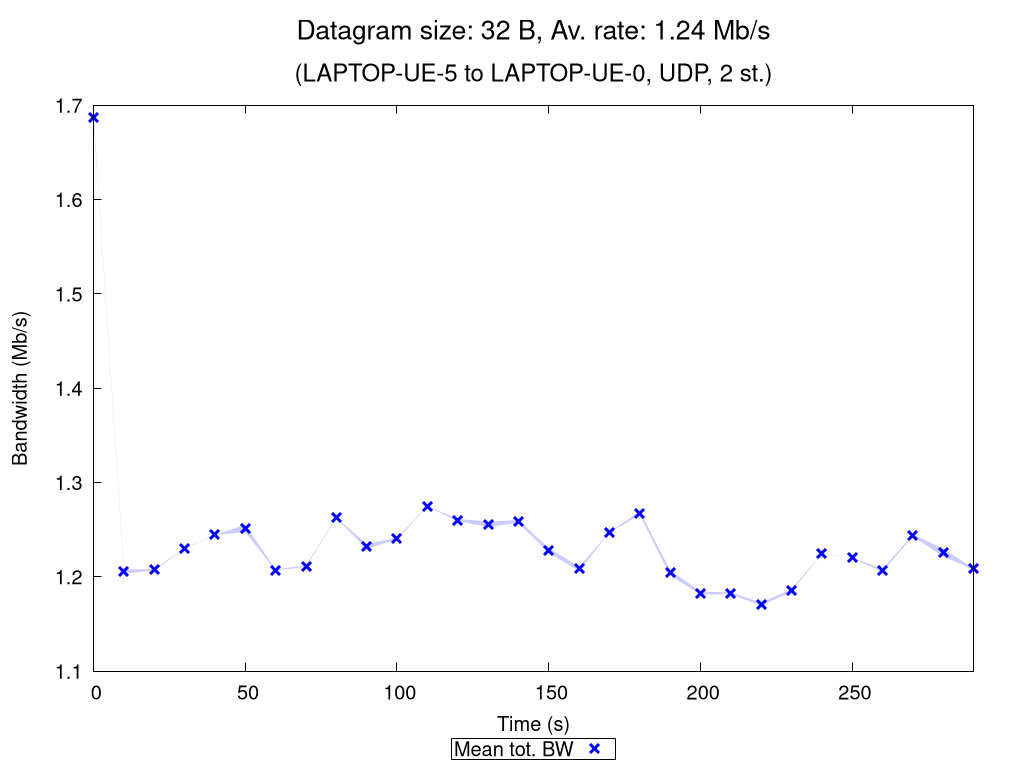

This figure's gnuplot source:
set terminal pngcairo nocrop enhanced size 1024,768 font "Verdana,15"
set output "UDP_2_st_2020_10_12_09-43-44_two2one_00032B.png"

set title "{/=20 Datagram size: 32 B, Av. rate: 1.24 Mb/s}\n\n{/=18 (LAPTOP-UE-5 to LAPTOP-UE-0, UDP, 2 st.)}"

set xlabel "Time (s)"
set ylabel "Bandwidth (Mb/s)"
set ytics nomirror
set key bmargin center horizontal box samplen 1 width -1
set bmargin 4.6
set rmargin 4.5

rf = 1000000.0  # rate factor
set style fill transparent solid 0.2 noborder
set autoscale xfix
plot "UDP_2_st_2020_10_12_09-43-44_two2one_00032B_iperf_processed.dat" using 1:($2/rf-$3/rf):($2/rf+$3/rf) with filledcurves lc rgb "blue" notitle, \
     "" using 1:($2/rf) with points pt 2 ps 1.5 lw 3 lc rgb "blue" title "Mean tot. BW", \
